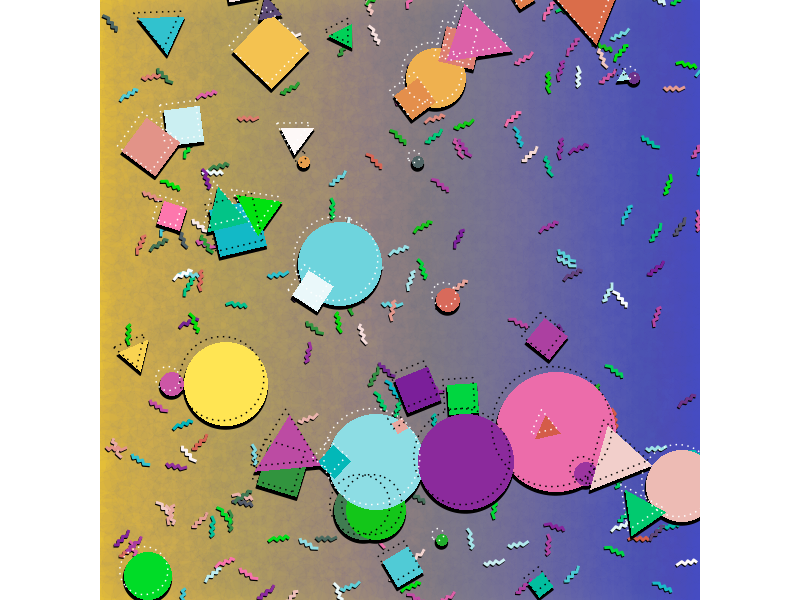

Write R code to recreate this figure.
## ---- chunk 1
#=============================================================================#
#Library Load-in---------------------------------------------------------------
#=============================================================================#
library(dplyr)
library(purrr)
library(ggplot2)

#=============================================================================#
#Data Set-up-------------------------------------------------------------------
#=============================================================================#

#Number of zig zags#
n = 200

#Page Limits#
xmin = 0
xmax = 100
ymin = 0
ymax = 100

#Zig Zag data#
zig_zag <- tibble(x = c(0,1,1.5,2,2.5,3,3.5),
                  y = c(0,.5,0,.5,0,.5,0),
                  group = "zigzag")

#Zig Zag rotatations
rotates <- sample(0:360, n, replace = TRUE)

#Scale transformations
xtrans <- sample(xmin:xmax, n, replace = TRUE)
ytrans <- sample(ymin:ymax, n, replace = TRUE)

#Shape rotating fx#
shape_rotator <- function(df, angle = 5){
  
  mp = list("x" = (min(df$x)+max(df$x))/2,
            "y" = (min(df$y)+max(df$y))/2)
  
  rotated_shape <- df %>%
    mutate(x2 = (x - mp$x)*cos(angle) - (y - mp$y)*sin(angle) + mp$x, 
           y2 = (x - mp$x)*sin(angle) + (y - mp$y)*cos(angle) + mp$y,
           x = x2,
           y = y2) %>%
    select(-c(x2,y2))
  
  rotated_shape
  
}

#Zig zag color choices#
zig_colors <- colorRampPalette(c("#FD77AD", "#791E9A", "#00E700", 
                                 "#03B5C4", "#ffffff", "#D45A49"))(n)

#Zig zag options#
zig_opts <- list(xtrans,
                 ytrans,
                 rotates,
                 1:n,
                 zig_colors)

#Zig zag data compilation#
zigs <- pmap_df(zig_opts, ~shape_rotator(zig_zag |>
                  mutate(x = x + ..1,
                         y = y + ..2,
                         group = paste0(group,..4),
                         color = ..5),..3)
                
                )

#Background color data#
back <- tibble(x = seq(xmin,xmax, length = 100),
               xend = x,
               y = ymin,
               yend = ymax,
               color = colorRampPalette(c("#FED22B","#4652C9"))(100))

#Number of random shapes#
shapen <- 50

#Shape data#
square <- tibble(x = c(0,1,1,0,0),
                 y = c(0,0,1,1,0),
                 group = "square")

triangle <- tibble(x = c(0,1,.5,0),
                   y = c(0,0,1,0),
                   group = "triangle")

circle <- tibble(x = cos(seq(0,2*pi, length = 100)),
                 y = sin(seq(0,2*pi, length = 100)),
                 group = "circle")

#randomly sampled angles for shape rotation#
rotates <- sample(0:360, shapen, replace = TRUE)

#scale transformations#
xtrans <- sample(xmin:xmax, shapen, replace = TRUE)
ytrans <- sample(ymin:ymax, shapen, replace = TRUE)
scales <- sample(1:10, shapen, replace = TRUE)

#shape colors#
shape_colors <- colorRampPalette(c("#FD77AD", "#791E9A", "#00E700", "#03B5C4",
                                   "#ffffff", "#D45A49", "#FFE553"))(shapen)

#Randomly picked shapes#
shapes <- sample(list(square,triangle,circle), shapen, replace = TRUE)

#shape options for iterations#
shape_opts <- list(xtrans,
                 ytrans,
                 rotates,
                 1:shapen,
                 shape_colors,
                 shapes,
                 scales,
                 sample(c("#000000", "#ffffff"), shapen, replace = TRUE))

#Shapes data compilation#
shapes_df <- pmap_df(shape_opts, ~shape_rotator(..6|>
                                           mutate(x = x * ..7,
                                                  y = y * ..7,
                                                  x = x + ..1,
                                                  y = y + ..2,
                                                  group = paste0(group,..4),
                                                  color = ..5,
                                                  linecolor = ..8),..3)
)

#overall texture data#
texture <- tibble(expand.grid(x = seq(xmin, xmax, length = 50),
                              y = seq(ymin, ymax, length = 50)))

#=============================================================================#
#Final Piece-------------------------------------------------------------------
#=============================================================================#

zigs |>
  ggplot(aes(x,y, group = group)) +
  theme_void()+
  theme(plot.background = element_rect(fill = "#FED22B"))+
  geom_segment(data = back, aes(x,y, xend = xend, yend = yend), 
               inherit.aes = FALSE, 
               color = back$color, 
               linewidth = 5)+
  geom_point(data = texture, aes(group = 1), 
             size = sample(seq(12,18, length = 50), nrow(texture), replace = TRUE), 
             alpha = .02, 
             color = "#4652C9", 
             position = position_jitter(width = .3, height = .2))+
  geom_path(aes(x = x - .1, y = y - .2), 
            color = "#000000", 
            linewidth = 1)+
  geom_path(color = zigs$color, 
            linewidth = 1)+
  geom_polygon(data = shapes_df, aes(x = x -.1, y = y -.5), 
               fill = "#000000", 
               color = "#000000")+
  geom_polygon(data = shapes_df, 
               fill = shapes_df$color)+
  geom_path(data = shapes_df, aes(x = x - .7, y = y + .9),
            color = shapes_df$linecolor, 
            linetype = 3)+
  coord_equal(expand = FALSE,
              ylim = c(ymin, ymax), 
              xlim = c(xmin,xmax))

#To save the output:
# ggsave("images/22.png",
#        dpi = 300,
#        device = "png",
#        bg = "transparent")
